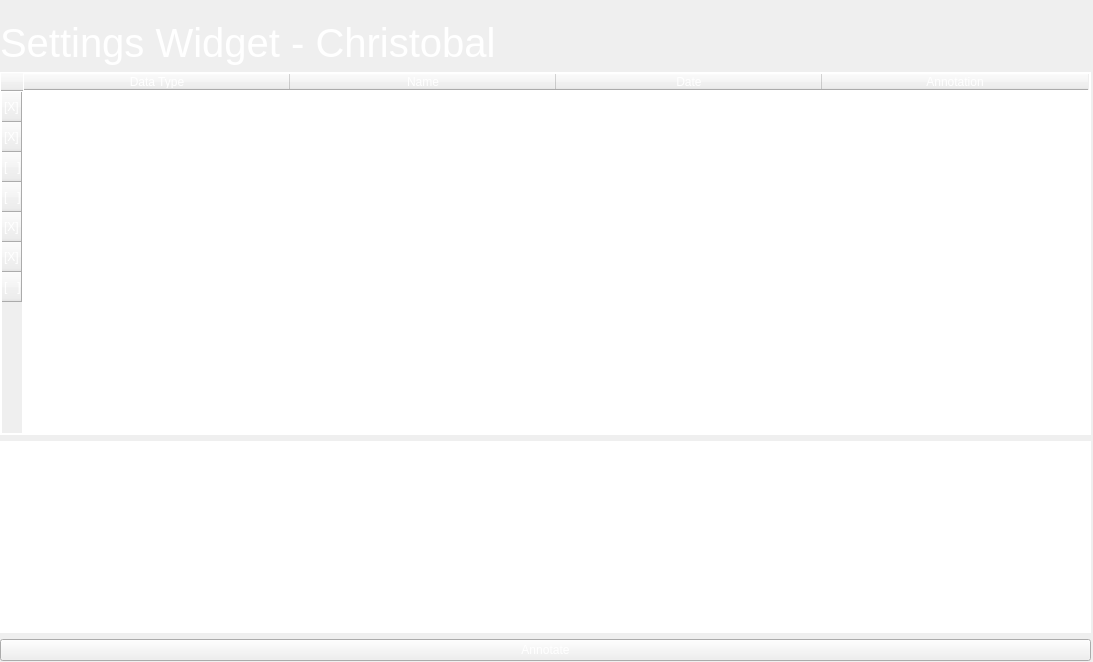
<?xml version="1.0" encoding="UTF-8"?>
<ui version="4.0">
 <class>Form</class>
 <widget class="QWidget" name="Form">
  <property name="geometry">
   <rect>
    <x>0</x>
    <y>0</y>
    <width>1093</width>
    <height>662</height>
   </rect>
  </property>
  <property name="windowTitle">
   <string>Form</string>
  </property>
  <widget class="QWidget" name="gridLayoutWidget">
   <property name="geometry">
    <rect>
     <x>0</x>
     <y>20</y>
     <width>1091</width>
     <height>641</height>
    </rect>
   </property>
   <layout class="QGridLayout" name="gridLayout_2">
    <item row="1" column="1">
     <layout class="QHBoxLayout" name="horizontalLayout_2">
      <item>
       <widget class="QLabel" name="label">
        <property name="font">
         <font>
          <pointsize>30</pointsize>
         </font>
        </property>
        <property name="styleSheet">
         <string notr="true">color: white;</string>
        </property>
        <property name="text">
         <string>Settings Widget - Christobal</string>
        </property>
       </widget>
      </item>
     </layout>
    </item>
    <item row="4" column="1">
     <widget class="QTextEdit" name="Text_Edit">
      <property name="styleSheet">
       <string notr="true">border: 1px solid white;
color: white;</string>
      </property>
      <property name="html">
       <string>&lt;!DOCTYPE HTML PUBLIC &quot;-//W3C//DTD HTML 4.0//EN&quot; &quot;http://www.w3.org/TR/REC-html40/strict.dtd&quot;&gt;
&lt;html&gt;&lt;head&gt;&lt;meta name=&quot;qrichtext&quot; content=&quot;1&quot; /&gt;&lt;style type=&quot;text/css&quot;&gt;
p, li { white-space: pre-wrap; }
&lt;/style&gt;&lt;/head&gt;&lt;body style=&quot; font-family:'Cantarell'; font-size:11pt; font-weight:400; font-style:normal;&quot;&gt;
&lt;p style=&quot; margin-top:0px; margin-bottom:0px; margin-left:0px; margin-right:0px; -qt-block-indent:0; text-indent:0px;&quot;&gt;Captured Last Week&lt;/p&gt;&lt;/body&gt;&lt;/html&gt;</string>
      </property>
     </widget>
    </item>
    <item row="3" column="1">
     <widget class="QTableWidget" name="Table_Widget">
      <property name="sizePolicy">
       <sizepolicy hsizetype="Expanding" vsizetype="Expanding">
        <horstretch>35</horstretch>
        <verstretch>21</verstretch>
       </sizepolicy>
      </property>
      <property name="font">
       <font/>
      </property>
      <property name="tabletTracking">
       <bool>false</bool>
      </property>
      <property name="focusPolicy">
       <enum>Qt::WheelFocus</enum>
      </property>
      <property name="styleSheet">
       <string notr="true">gridline-color: white;
color: white;
border: 1px solid white;</string>
      </property>
      <property name="showGrid">
       <bool>true</bool>
      </property>
      <property name="sortingEnabled">
       <bool>false</bool>
      </property>
      <property name="wordWrap">
       <bool>true</bool>
      </property>
      <property name="cornerButtonEnabled">
       <bool>true</bool>
      </property>
      <property name="rowCount">
       <number>7</number>
      </property>
      <attribute name="horizontalHeaderVisible">
       <bool>true</bool>
      </attribute>
      <attribute name="horizontalHeaderCascadingSectionResizes">
       <bool>true</bool>
      </attribute>
      <attribute name="horizontalHeaderMinimumSectionSize">
       <number>36</number>
      </attribute>
      <attribute name="horizontalHeaderDefaultSectionSize">
       <number>266</number>
      </attribute>
      <attribute name="verticalHeaderMinimumSectionSize">
       <number>17</number>
      </attribute>
      <attribute name="verticalHeaderDefaultSectionSize">
       <number>30</number>
      </attribute>
      <row>
       <property name="text">
        <string>[X]</string>
       </property>
      </row>
      <row>
       <property name="text">
        <string>[X]</string>
       </property>
      </row>
      <row>
       <property name="text">
        <string>[   ]</string>
       </property>
      </row>
      <row>
       <property name="text">
        <string>[   ]</string>
       </property>
      </row>
      <row>
       <property name="text">
        <string>[X]</string>
       </property>
      </row>
      <row>
       <property name="text">
        <string>[X]</string>
       </property>
      </row>
      <row>
       <property name="text">
        <string>[   ]</string>
       </property>
      </row>
      <column>
       <property name="text">
        <string>Data Type</string>
       </property>
      </column>
      <column>
       <property name="text">
        <string>Name</string>
       </property>
      </column>
      <column>
       <property name="text">
        <string>Date</string>
       </property>
      </column>
      <column>
       <property name="text">
        <string>Annotation</string>
       </property>
      </column>
      <item row="0" column="0">
       <property name="text">
        <string>Keystroke</string>
       </property>
      </item>
      <item row="0" column="1">
       <property name="text">
        <string>keys_01.pdf</string>
       </property>
      </item>
      <item row="0" column="2">
       <property name="text">
        <string>03/18/2021</string>
       </property>
      </item>
      <item row="0" column="3">
       <property name="text">
        <string>IMPORTANT</string>
       </property>
      </item>
      <item row="1" column="0">
       <property name="text">
        <string>PCAP</string>
       </property>
      </item>
      <item row="1" column="1">
       <property name="text">
        <string>first-capture.pcapng</string>
       </property>
      </item>
      <item row="1" column="2">
       <property name="text">
        <string>03/17/2021</string>
       </property>
      </item>
      <item row="1" column="3">
       <property name="text">
        <string/>
       </property>
      </item>
      <item row="2" column="0">
       <property name="text">
        <string>PNG</string>
       </property>
      </item>
      <item row="2" column="1">
       <property name="text">
        <string>IMAGE_001.png</string>
       </property>
      </item>
      <item row="2" column="2">
       <property name="text">
        <string>03/13/2021</string>
       </property>
      </item>
      <item row="2" column="3">
       <property name="text">
        <string/>
       </property>
      </item>
      <item row="3" column="0">
       <property name="text">
        <string>PCAP</string>
       </property>
      </item>
      <item row="3" column="1">
       <property name="text">
        <string>second-capture.pcapng</string>
       </property>
      </item>
      <item row="3" column="2">
       <property name="text">
        <string>03/19/2021</string>
       </property>
      </item>
      <item row="3" column="3">
       <property name="text">
        <string/>
       </property>
      </item>
      <item row="4" column="0">
       <property name="text">
        <string>MP4</string>
       </property>
      </item>
      <item row="4" column="1">
       <property name="text">
        <string>VID_05576_03192021.MP4</string>
       </property>
      </item>
      <item row="4" column="2">
       <property name="text">
        <string>03/18/2021</string>
       </property>
      </item>
      <item row="4" column="3">
       <property name="text">
        <string>Captured last week</string>
       </property>
      </item>
      <item row="5" column="0">
       <property name="text">
        <string>Keystrokes</string>
       </property>
      </item>
      <item row="5" column="1">
       <property name="text">
        <string>keys_02.pdf</string>
       </property>
      </item>
      <item row="5" column="2">
       <property name="text">
        <string>03/19/2021</string>
       </property>
      </item>
      <item row="5" column="3">
       <property name="text">
        <string>Add to report</string>
       </property>
      </item>
      <item row="6" column="0">
       <property name="text">
        <string>PNG</string>
       </property>
      </item>
      <item row="6" column="1">
       <property name="text">
        <string>IMAGE_002.png</string>
       </property>
      </item>
      <item row="6" column="2">
       <property name="text">
        <string>03/21/2021</string>
       </property>
      </item>
     </widget>
    </item>
    <item row="5" column="1">
     <widget class="QPushButton" name="pushButton">
      <property name="styleSheet">
       <string notr="true">color: white;l</string>
      </property>
      <property name="text">
       <string>Annotate</string>
      </property>
     </widget>
    </item>
   </layout>
  </widget>
 </widget>
 <resources/>
 <connections/>
</ui>
